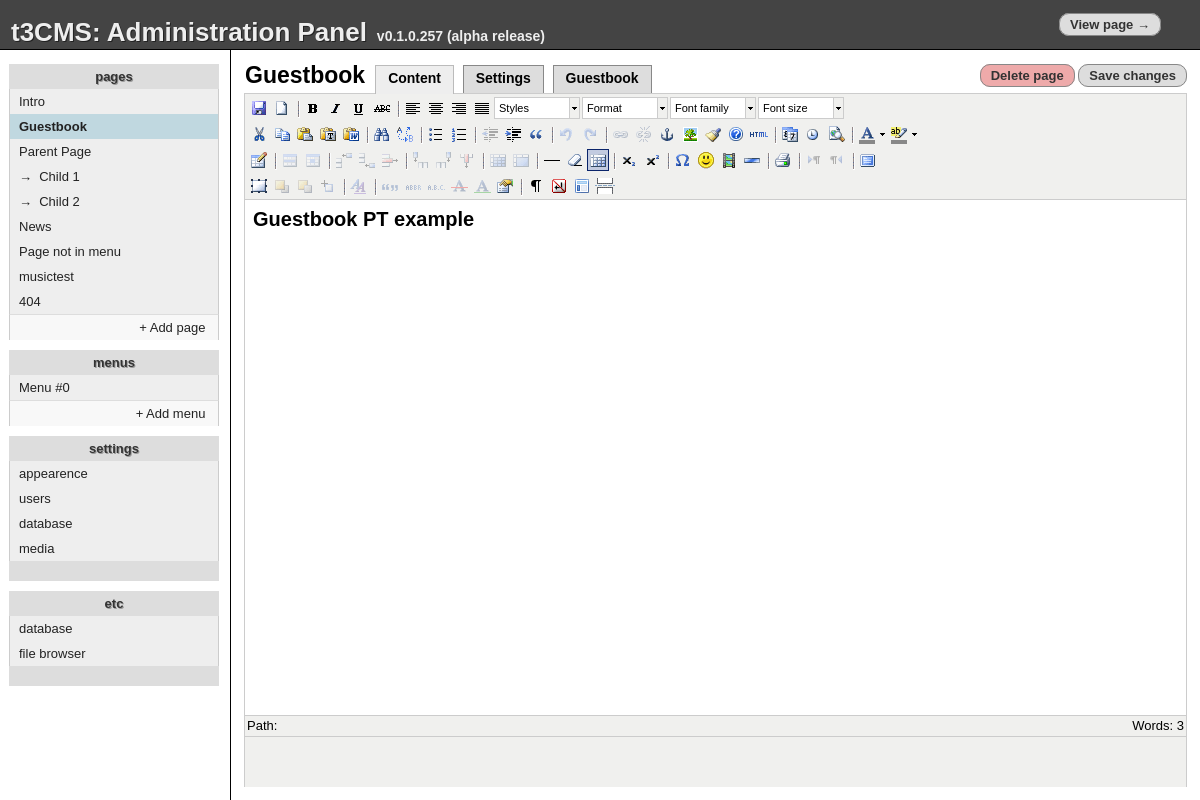
The page /admin.php?edit=page&page=guestbook on the database its author committed.
### tables this page shows
CREATE TABLE "sora_pages" ("id" INTEGER PRIMARY KEY  NOT NULL ,"name" TEXT,"type" TEXT,"content" TEXT,"title" TEXT,"sub" TEXT DEFAULT _ , "special" INTEGER DEFAULT 0);

CREATE TABLE "sora_menus" ("id" INTEGER PRIMARY KEY  AUTOINCREMENT  NOT NULL , "menu" INTEGER NOT NULL  DEFAULT 0, "label" TEXT, "type" TEXT DEFAULT page, "link" TEXT, "sorting" INTEGER DEFAULT 0);

### inc/inc.settings.php (called while the page is built)
<?php
$_S['pageName'] = 't3cmsTestAlpha';
$_S['pageRoot'] = 'http://tofu3.ath.cx/t3cms/';
$_S['dbType'] = 'sqlite';
$_S['dbName'] = '';
$_S['dbPath'] = 'db/alpha.db';
$_S['dbUser'] = '';
$_S['dbPass'] = '';
$_S['dbPrfix'] = 'sora_';
$_S['dbConnectionString'] = $_S['dbType'].':'.$_S['dbPath'];
?>

### inc/inc.db.php (called while the page is built, shortened)
<?php
 $_DBp = $_S['dbPrfix'];
 try {
  $_DB = new PDO($_S['dbConnectionString'],$_S['dbUser'],$_S['dbPass']);
 }
 catch (Exception $e) {
	print '<pre>Database error.';
    print_r($e);
    print '</pre>';
	die();
 }
 function db_page($name) {
    global $_DB, $_DBp;
    $q = $_DB->query("SELECT * FROM {$_DBp}pages WHERE name='$name'");
    $r = $q->fetch();
    return $r;
 }
?>

### pt/guestbook/inc.admin.php (called while the page is built, shortened)
<?php
    $a_ext_tabs = array(
        'guestbook' => array('Guestbook','pt_guestbook_settings')
    );
?>

### inc/inc.admin.php (the view, shortened to what this page needs)
<?php
 include_once('inc/inc.settings.php');
 include_once('inc/inc.db.php');
 function a_do_pages($sub = '_', $lvl = 0){
    global $_DB, $_DBp;
    $active_page = $_GET['page'];
    foreach ($_DB->query("SELECT * FROM {$_DBp}pages where sub='$sub' ORDER BY special,id") as $r){
        $spacing = str_repeat('&rarr;&nbsp;&nbsp;',$lvl);
        $active = $active_page==$r['name']?' active':'';
        print "   <a href=\"?edit=page&page={$r['name']}\" class=\"$active\">$spacing{$r['title']}</a>\n";
        a_do_pages($r['name'], $lvl+1);
    }
 }
 function a_do_tabs($page,$sel){
    global $a_ext_tabs;
    global $a_edit_new;
    if(!$a_edit_new){
        $tabarray['content'] = array('Content');
        $tabarray['settings'] = array('Settings');
    }
    else {
        $tabarray['add'] = array('Add page');
    }
    if($a_ext_tabs) foreach($a_ext_tabs as $etident => $ettitle) $tabarray[$etident] = $ettitle;
    $r = '';
    foreach($tabarray as $tabident => $tabdata){
        $active = $tabident==$sel?' tabactive':'';
        $r .= "        <a href=\"?edit=page&page=$page&tab=$tabident\" class=\"edittab$active\">{$tabdata[0]}</a>\n";
    }
    return $r;
 }
 function a_do_menus(){
    global $_DB, $_DBp;
	$a = array();
    foreach ($_DB->query("SELECT * FROM {$_DBp}menus") as $r){
		if (! in_array($r['menu'],$a)){
			print "   <a href=\"?edit=menu&menu={$r['menu']}\">Menu #{$r['menu']}</a>\n";
			$a[] = $r['menu'];
		}
    }
 }
  function a_get_page_type($page = False){
    if (!$page) $page=$_GET['page'];
    $pagedata = db_page($page);
    return $pagedata['type'];
 }
?>

### inc/inc.admin-pages.php (shortened to what this page needs)
<?php
function a_do_edit_page($page,$tab){
    global $a_new_page;
    $tab=$tab?$tab:'content';
    if($a_new_page){
        $title = 'New page';
    }
    else{
        $r = db_page($page);
        $title = htmlentities($r['title']);
    }
    $red = base64_encode("?edit=page&page=$page&tab=$tab");
	print <<<END
     <table style="height:100%;padding-top:6px" width="100%" height="100%">
      <tr>
       <td id="ped_tabshead"><h3 style="margin:0px;display:inline;margin-left:10px">$title&nbsp;</h3>
END;
    print a_do_tabs($page,$tab);
    print <<<END
       </td>
       <td style="text-align:right;padding-right:10px;height:30px">
        <a href="javascript:deletePage('$page','$title')" class="butlink butdanger">Delete page</a>
        <a href="javascript:document.forms[0].submit()" class="butlink">Save changes</a>
       </td>
      </tr>
      <tr>
       <td colspan="3" style="padding:10px;padding-top:0px">
END;
    if($tab == 'settings'){
        print "        <div id=\"settings\" class=\"tabcontainer\"><h3>Nothing here yet...</h3></div>\n";
    }
    elseif($tab == 'content') {
        print "       <form style=\"display:block;height:100%;margin:0px;padding:0px;\" action=\"?save=page&page=$page&tab=$tab&red=$red\" method=\"post\">\n";
        print "       </form>\n";
    }
    else a_do_custom_tab($tab);
    print <<<END
       </td>
      </tr>
     </table>
END;
 }
 ?>

### etc/admin.css (style rules this page uses)
html,body { width:100%;height:100%;margin:0px }
* { font-family:sans-serif; font-size: 13px }
h3 { font-size: 23px }
#ped_tabshead { height: 32px }
#tmenu a { color: #222; text-decoration: none; display: block; width: 190px; background: #eee; padding: 5 9 5 9px; border: 1px #ccc solid; border-width: 0 1 0 1px }
#tmenu a.active { background: #c0d8e0; font-weight: bold }
.edittab { border: 1px #888 solid; border-bottom: 0px; background: #ddd; color: black; padding: 6px; text-decoration: none; margin-right:5px; font-size: 14px; font-weight: bold; padding: 4 12 7 12px; height: 38px; -moz-border-radius: 5 5 0 0px; border-radius: 5 5 0 0px }
.tabactive { border: 1px #bbb solid; border-bottom: 0px; background: #eee; color: black; padding-bottom: 8px }
.butlink { display:inline; padding:3px; margin: 0px; padding-left: 10px; padding-right: 10px; -moz-border-radius: 10px; border-radius: 10px; border: 1px #888 solid; background: #ddd; color: #333; text-align: center; font-weight: bold; font-size: small; text-decoration: none; }
.butdanger { background: #eaa; }

### js/tiny_mce/themes/advanced/skins/default/content.css (style rules this page uses)
body, td, pre { color:#000; font-family:Verdana, Arial, Helvetica, sans-serif; font-size:10px; margin:8px; }
body { background:#FFF; }
h3 { font-size: 1.17em }
table { cursor:default }
table td, table th { cursor:text }

### etc/mce_content.css (style rules this page uses)
body { background-color: #FFFFFF; font-family: Verdana, Arial, Helvetica, sans-serif; font-size: 10px; scrollbar-3dlight-color: #F0F0EE; scrollbar-arrow-color: #676662; scrollbar-base-color: #F0F0EE; scrollbar-darkshadow-color: #DDDDDD; scrollbar-face-color: #E0E0DD; scrollbar-highlight-color: #F0F0EE; scrollbar-shadow-color: #F0F0EE; scrollbar-track-color: #F5F5F5; }
td { font-family: Verdana, Arial, Helvetica, sans-serif; font-size: 10px; }

### rows shown on the page
sora_pages: title "Intro"
sora_pages: title "Guestbook"
sora_pages: title "Parent Page"
sora_pages: spacing "→", title "Child 1"
sora_pages: spacing "→", title "Child 2"
sora_pages: title "News"
sora_pages: title "Page not in menu"
sora_pages: title "musictest"
sora_pages: title "404"
sora_menus: menu "0"

### other values the page prints
$tabdata[0] "Content"
$tabdata[0] "Settings"
$tabdata[0] "Guestbook"
